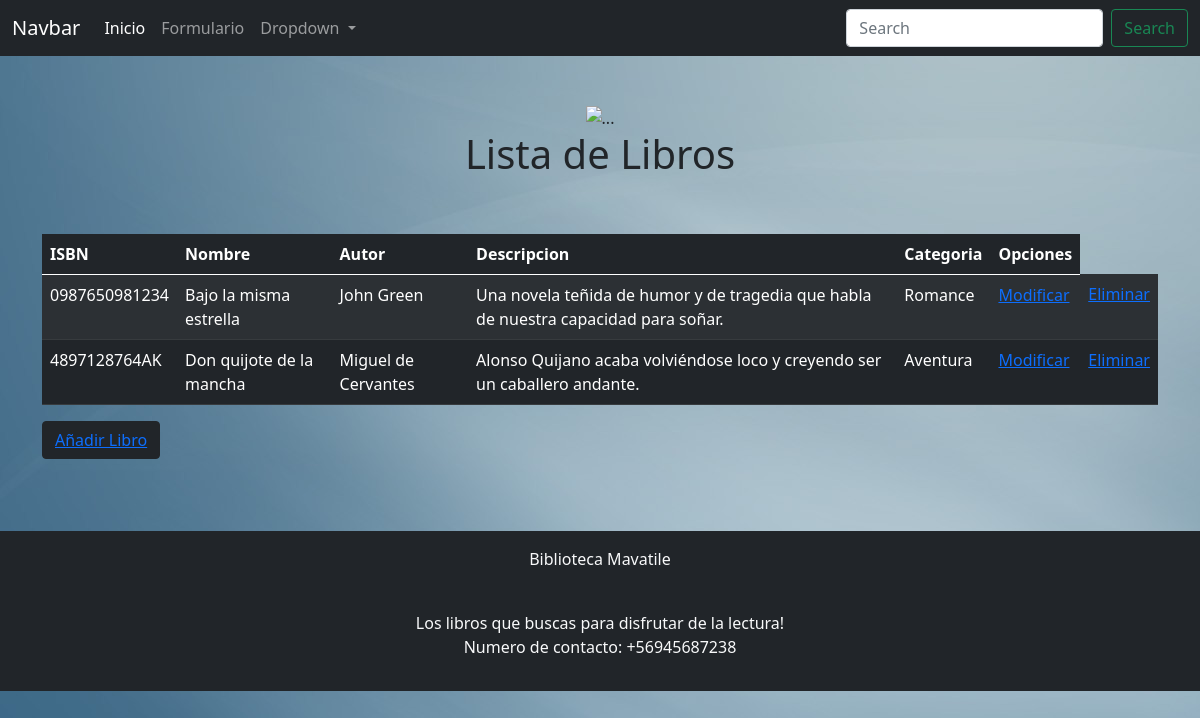
/libros, run on an earlier commit of the app's database.
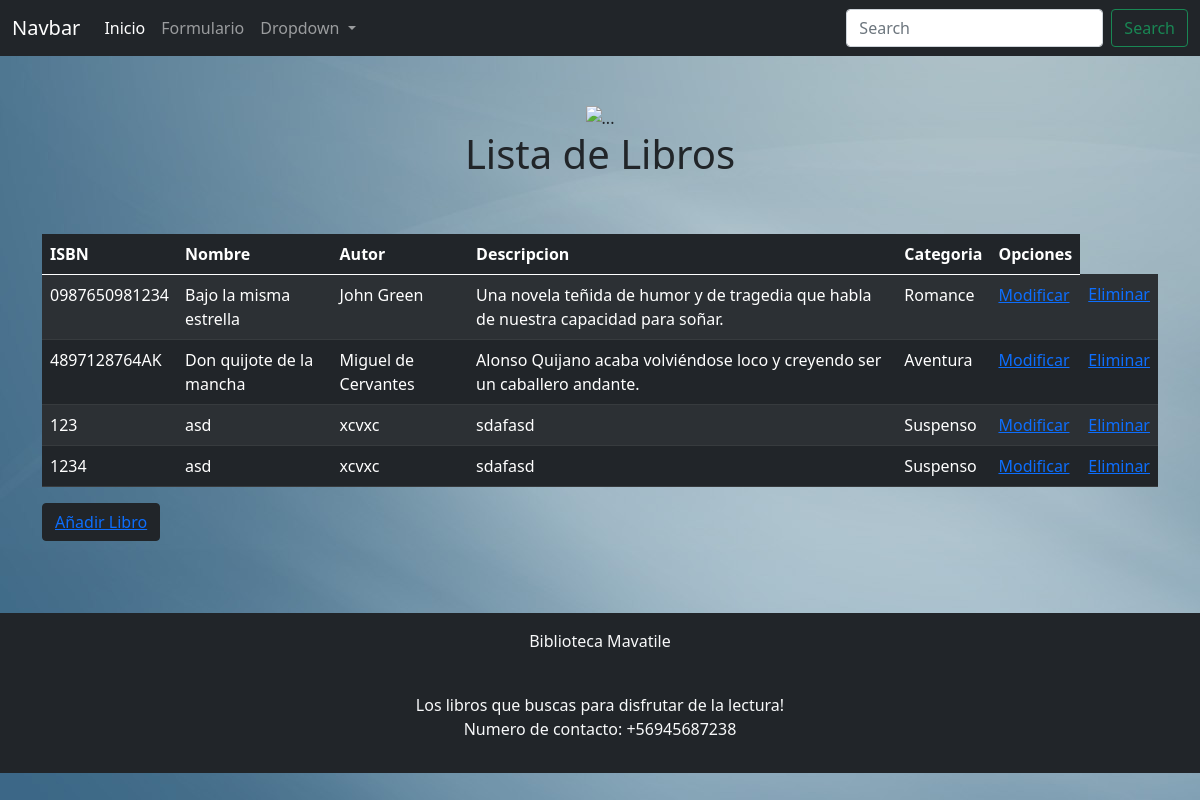
And on a later commit of the database.
### core/models.py (models this page shows, shortened)
class Libro(models.Model):
    idISBN = models.CharField(max_length=13, primary_key=True, verbose_name='Id de ISBN')
    nombreLibro = models.CharField(max_length = 50, verbose_name='Nombre del Libro')
    autorLibro = models.CharField(max_length = 50, verbose_name='Nombre del Autor')
    descripcion = models.CharField(max_length = 100, verbose_name = 'Descripcion del libro')
    categoria = models.ForeignKey(Categoria, on_delete=models.CASCADE)

class Categoria(models.Model):
    idCategoria = models.IntegerField(primary_key=True, verbose_name='Id de la categoria')
    nombreCategoria = models.CharField(max_length = 50, verbose_name='Nombre de la Categoria')
    def __str__(self):
        return self.nombreCategoria

### core/views.py (the view)
# urls.py: path('libros', libros, name="libros"),
def libros(request):
    libros = Libro.objects.all()
    datos = {
        'libros' : libros
    }
    return render(request, 'core/libros.html', datos)

### core/templates/core/libros.html (shortened to what this page needs)
<!doctype html>
<html lang="es">
<head>
    <link href="https://cdn.jsdelivr.net/npm/bootstrap@5.0.1/dist/css/bootstrap.min.css" rel="stylesheet"
>
</head>
{% load static %}
<body background="{% static 'core/img/bluebg.jpg'%}">
    <nav class="navbar navbar-expand-lg navbar-dark bg-dark">
        <div class="container-fluid">
            <a class="navbar-brand" href="#">Navbar</a>
            <div class="collapse navbar-collapse" id="navbarSupportedContent">
                <ul class="navbar-nav me-auto mb-2 mb-lg-0">
                    <li class="nav-item">
                        <a class="nav-link active" aria-current="page" href="#">Inicio</a>
                    </li>
                    <li class="nav-item">
                        <a class="nav-link" href="#">Formulario</a>
                    </li>
                    <li class="nav-item dropdown">
                        <a class="nav-link dropdown-toggle" href="#" id="navbarDropdown" role="button"
                            data-bs-toggle="dropdown" aria-expanded="false">
                            Dropdown
                        </a>
                    </li>
                </ul>
                <form class="d-flex">
                    <input class="form-control me-2" type="search" placeholder="Search" aria-label="Search">
                    <button class="btn btn-outline-success" type="submit">Search</button>
                </form>
            </div>
        </div>
    </nav>
    <div class="container mt-5">
        <div class="text-center">
            <img src="{% static 'core/img/klipartz.com.png '%}" width="80" height="80" alt="...">
        </div>
    </div>
    <div class="container">
        <div class="row">
            <h1 class="text-center">Lista de Libros</h1>
            <div class="my-5">
                <table class="table table-dark table-striped">
                    <thead>
                        <tr>
                            <th>ISBN</th>
                            <th>Nombre</th>
                            <th>Autor</th>
                            <th>Descripcion</th>
                            <th>Categoria</th>
                            <th>Opciones</th>
                        </tr>
                    </thead>
                    <tbody>
                    {% for li in libros %}
                    <tr>
                        <td>{{li.idISBN}}</td>
                        <td>{{li.nombreLibro}}</td>
                        <td>{{li.autorLibro}}</td>
                        <td>{{li.descripcion}}</td>
                        <td>{{li.categoria}}</td>
                        <td><a href="{% url 'mod_libro' li.idISBN %}">Modificar</a></td>
                        <td><a href="{% url 'del_libro' li.idISBN %}">Eliminar</a></td>
                    </tr>
                    {% endfor %}
                    </tbody>
                </table>
                <button class="btn btn-dark"><a href="{% url 'form_libro' %}">Añadir Libro</a></button>
            </div>
        </div>
    </div>
    <footer class="bg-light text-center text-light bg-dark">
        <div class="text-center p-3 mt-4 footer">
            <p>Biblioteca Mavatile</p><br>
            Los libros que buscas para disfrutar de la lectura!<br>
            <p>Numero de contacto: +56945687238</p>
        </div>
    </footer>
</body>
</html>

What changed in the data, as far as the page shows it:
added Libro: idISBN "123", nombreLibro "asd", autorLibro "xcvxc", descripcion "sdafasd", categoria "Suspenso"
added Libro: idISBN "1234", nombreLibro "asd", autorLibro "xcvxc", descripcion "sdafasd", categoria "Suspenso"
